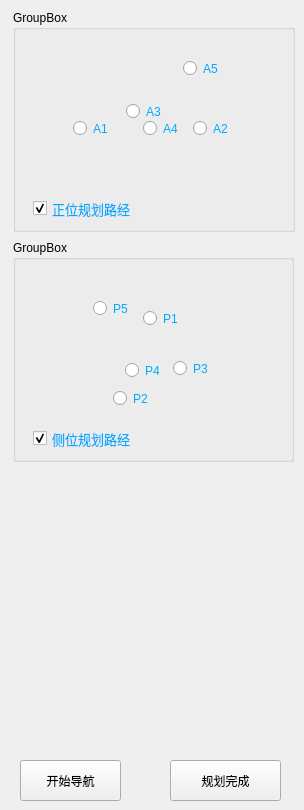
   <widget class="QWidget" name="tab_Femur">
    <attribute name="title">
     <string>股骨</string>
    </attribute>
    <widget class="QGroupBox" name="groupBox_Lab_Femur">
     <property name="geometry">
      <rect>
       <x>13</x>
       <y>240</y>
       <width>281</width>
       <height>222</height>
      </rect>
     </property>
     <property name="title">
      <string>GroupBox</string>
     </property>
     <widget class="QRadioButton" name="radioButton_P1">
      <property name="geometry">
       <rect>
        <x>130</x>
        <y>70</y>
        <width>51</width>
        <height>17</height>
       </rect>
      </property>
      <property name="palette">
       <palette>
        <active>
         <colorrole role="WindowText">
          <brush brushstyle="SolidPattern">
           <color alpha="255">
            <red>0</red>
            <green>170</green>
            <blue>255</blue>
           </color>
          </brush>
         </colorrole>
        </active>
        <inactive>
         <colorrole role="WindowText">
          <brush brushstyle="SolidPattern">
           <color alpha="255">
            <red>0</red>
            <green>170</green>
            <blue>255</blue>
           </color>
          </brush>
         </colorrole>
        </inactive>
        <disabled>
         <colorrole role="WindowText">
          <brush brushstyle="SolidPattern">
           <color alpha="255">
            <red>120</red>
            <green>120</green>
            <blue>120</blue>
           </color>
          </brush>
         </colorrole>
        </disabled>
       </palette>
      </property>
      <property name="styleSheet">
       <string notr="true">font: 14pt &quot;Adobe Arabic&quot;;</string>
      </property>
      <property name="text">
       <string>P1</string>
      </property>
     </widget>
     <widget class="QRadioButton" name="radioButton_P4">
      <property name="geometry">
       <rect>
        <x>112</x>
        <y>122</y>
        <width>41</width>
        <height>17</height>
       </rect>
      </property>
      <property name="palette">
       <palette>
        <active>
         <colorrole role="WindowText">
          <brush brushstyle="SolidPattern">
           <color alpha="255">
            <red>0</red>
            <green>170</green>
            <blue>255</blue>
           </color>
          </brush>
         </colorrole>
        </active>
        <inactive>
         <colorrole role="WindowText">
          <brush brushstyle="SolidPattern">
           <color alpha="255">
            <red>0</red>
            <green>170</green>
            <blue>255</blue>
           </color>
          </brush>
         </colorrole>
        </inactive>
        <disabled>
         <colorrole role="WindowText">
          <brush brushstyle="SolidPattern">
           <color alpha="255">
            <red>120</red>
            <green>120</green>
            <blue>120</blue>
           </color>
          </brush>
         </colorrole>
        </disabled>
       </palette>
      </property>
      <property name="styleSheet">
       <string notr="true">font: 14pt &quot;Adobe Arabic&quot;;</string>
      </property>
      <property name="text">
       <string>P4</string>
      </property>
     </widget>
     <widget class="QCheckBox" name="checkBox_Lat_Femur">
      <property name="geometry">
       <rect>
        <x>20</x>
        <y>190</y>
        <width>111</width>
        <height>17</height>
       </rect>
      </property>
      <property name="palette">
       <palette>
        <active>
         <colorrole role="WindowText">
          <brush brushstyle="SolidPattern">
           <color alpha="255">
            <red>0</red>
            <green>170</green>
            <blue>255</blue>
           </color>
          </brush>
         </colorrole>
        </active>
        <inactive>
         <colorrole role="WindowText">
          <brush brushstyle="SolidPattern">
           <color alpha="255">
            <red>0</red>
            <green>170</green>
            <blue>255</blue>
           </color>
          </brush>
         </colorrole>
        </inactive>
        <disabled>
         <colorrole role="WindowText">
          <brush brushstyle="SolidPattern">
           <color alpha="255">
            <red>120</red>
            <green>120</green>
            <blue>120</blue>
           </color>
          </brush>
         </colorrole>
        </disabled>
       </palette>
      </property>
      <property name="font">
       <font>
        <family>新宋体</family>
        <pointsize>10</pointsize>
       </font>
      </property>
      <property name="text">
       <string>侧位规划路经</string>
      </property>
      <property name="checked">
       <bool>true</bool>
      </property>
     </widget>
     <widget class="QRadioButton" name="radioButton_P2">
      <property name="geometry">
       <rect>
        <x>100</x>
        <y>150</y>
        <width>41</width>
        <height>17</height>
       </rect>
      </property>
      <property name="palette">
       <palette>
        <active>
         <colorrole role="WindowText">
          <brush brushstyle="SolidPattern">
           <color alpha="255">
            <red>0</red>
            <green>170</green>
            <blue>255</blue>
           </color>
          </brush>
         </colorrole>
        </active>
        <inactive>
         <colorrole role="WindowText">
          <brush brushstyle="SolidPattern">
           <color alpha="255">
            <red>0</red>
            <green>170</green>
            <blue>255</blue>
           </color>
          </brush>
         </colorrole>
        </inactive>
        <disabled>
         <colorrole role="WindowText">
          <brush brushstyle="SolidPattern">
           <color alpha="255">
            <red>120</red>
            <green>120</green>
            <blue>120</blue>
           </color>
          </brush>
         </colorrole>
        </disabled>
       </palette>
      </property>
      <property name="styleSheet">
       <string notr="true">font: 14pt &quot;Adobe Arabic&quot;;</string>
      </property>
      <property name="text">
       <string>P2</string>
      </property>
     </widget>
     <widget class="QRadioButton" name="radioButton_P5">
      <property name="geometry">
       <rect>
        <x>80</x>
        <y>60</y>
        <width>41</width>
        <height>17</height>
       </rect>
      </property>
      <property name="palette">
       <palette>
        <active>
         <colorrole role="WindowText">
          <brush brushstyle="SolidPattern">
           <color alpha="255">
            <red>0</red>
            <green>170</green>
            <blue>255</blue>
           </color>
          </brush>
         </colorrole>
        </active>
        <inactive>
         <colorrole role="WindowText">
          <brush brushstyle="SolidPattern">
           <color alpha="255">
            <red>0</red>
            <green>170</green>
            <blue>255</blue>
           </color>
          </brush>
         </colorrole>
        </inactive>
        <disabled>
         <colorrole role="WindowText">
          <brush brushstyle="SolidPattern">
           <color alpha="255">
            <red>120</red>
            <green>120</green>
            <blue>120</blue>
           </color>
          </brush>
         </colorrole>
        </disabled>
       </palette>
      </property>
      <property name="styleSheet">
       <string notr="true">font: 14pt &quot;Adobe Arabic&quot;;</string>
      </property>
      <property name="text">
       <string>P5</string>
      </property>
     </widget>
     <widget class="QLabel" name="label_Lat_Picture_2">
      <property name="geometry">
       <rect>
        <x>0</x>
        <y>0</y>
        <width>282</width>
        <height>222</height>
       </rect>
      </property>
      <property name="styleSheet">
       <string notr="true">border-image: url(:/images/ceweiB.png);</string>
      </property>
      <property name="text">
       <string/>
      </property>
     </widget>
     <widget class="QRadioButton" name="radioButton_P3">
      <property name="geometry">
       <rect>
        <x>160</x>
        <y>120</y>
        <width>41</width>
        <height>17</height>
       </rect>
      </property>
      <property name="palette">
       <palette>
        <active>
         <colorrole role="WindowText">
          <brush brushstyle="SolidPattern">
           <color alpha="255">
            <red>0</red>
            <green>170</green>
            <blue>255</blue>
           </color>
          </brush>
         </colorrole>
        </active>
        <inactive>
         <colorrole role="WindowText">
          <brush brushstyle="SolidPattern">
           <color alpha="255">
            <red>0</red>
            <green>170</green>
            <blue>255</blue>
           </color>
          </brush>
         </colorrole>
        </inactive>
        <disabled>
         <colorrole role="WindowText">
          <brush brushstyle="SolidPattern">
           <color alpha="255">
            <red>120</red>
            <green>120</green>
            <blue>120</blue>
           </color>
          </brush>
         </colorrole>
        </disabled>
       </palette>
      </property>
      <property name="styleSheet">
       <string notr="true">font: 14pt &quot;Adobe Arabic&quot;;</string>
      </property>
      <property name="text">
       <string>P3</string>
      </property>
     </widget>
     <zorder>label_Lat_Picture_2</zorder>
     <zorder>radioButton_P1</zorder>
     <zorder>radioButton_P4</zorder>
     <zorder>checkBox_Lat_Femur</zorder>
     <zorder>radioButton_P2</zorder>
     <zorder>radioButton_P5</zorder>
     <zorder>radioButton_P3</zorder>
    </widget>
    <widget class="QGroupBox" name="groupBox_AP_Femur">
     <property name="geometry">
      <rect>
       <x>13</x>
       <y>10</y>
       <width>282</width>
       <height>222</height>
      </rect>
     </property>
     <property name="title">
      <string>GroupBox</string>
     </property>
     <widget class="QLabel" name="label_AP_picture_2">
      <property name="geometry">
       <rect>
        <x>0</x>
        <y>0</y>
        <width>291</width>
        <height>222</height>
       </rect>
      </property>
      <property name="styleSheet">
       <string notr="true">border-image: url(:/images/zhengweiA.png);</string>
      </property>
      <property name="text">
       <string/>
      </property>
     </widget>
     <widget class="QRadioButton" name="radioButton_A1">
      <property name="geometry">
       <rect>
        <x>60</x>
        <y>110</y>
        <width>41</width>
        <height>17</height>
       </rect>
      </property>
      <property name="palette">
       <palette>
        <active>
         <colorrole role="WindowText">
          <brush brushstyle="SolidPattern">
           <color alpha="255">
            <red>0</red>
            <green>170</green>
            <blue>255</blue>
           </color>
          </brush>
         </colorrole>
        </active>
        <inactive>
         <colorrole role="WindowText">
          <brush brushstyle="SolidPattern">
           <color alpha="255">
            <red>0</red>
            <green>170</green>
            <blue>255</blue>
           </color>
          </brush>
         </colorrole>
        </inactive>
        <disabled>
         <colorrole role="WindowText">
          <brush brushstyle="SolidPattern">
           <color alpha="255">
            <red>120</red>
            <green>120</green>
            <blue>120</blue>
           </color>
          </brush>
         </colorrole>
        </disabled>
       </palette>
      </property>
      <property name="styleSheet">
       <string notr="true">font: 14pt &quot;Adobe Arabic&quot;;</string>
      </property>
      <property name="text">
       <string>A1</string>
      </property>
     </widget>
     <widget class="QRadioButton" name="radioButton_A2">
      <property name="geometry">
       <rect>
        <x>180</x>
        <y>110</y>
        <width>51</width>
        <height>17</height>
       </rect>
      </property>
      <property name="palette">
       <palette>
        <active>
         <colorrole role="WindowText">
          <brush brushstyle="SolidPattern">
           <color alpha="255">
            <red>0</red>
            <green>170</green>
            <blue>255</blue>
           </color>
          </brush>
         </colorrole>
        </active>
        <inactive>
         <colorrole role="WindowText">
          <brush brushstyle="SolidPattern">
           <color alpha="255">
            <red>0</red>
            <green>170</green>
            <blue>255</blue>
           </color>
          </brush>
         </colorrole>
        </inactive>
        <disabled>
         <colorrole role="WindowText">
          <brush brushstyle="SolidPattern">
           <color alpha="255">
            <red>120</red>
            <green>120</green>
            <blue>120</blue>
           </color>
          </brush>
         </colorrole>
        </disabled>
       </palette>
      </property>
      <property name="styleSheet">
       <string notr="true">font: 14pt &quot;Adobe Arabic&quot;;</string>
      </property>
      <property name="text">
       <string>A2</string>
      </property>
     </widget>
     <widget class="QRadioButton" name="radioButton_A3">
      <property name="geometry">
       <rect>
        <x>113</x>
        <y>93</y>
        <width>41</width>
        <height>17</height>
       </rect>
      </property>
      <property name="palette">
       <palette>
        <active>
         <colorrole role="WindowText">
          <brush brushstyle="SolidPattern">
           <color alpha="255">
            <red>0</red>
            <green>170</green>
            <blue>255</blue>
           </color>
          </brush>
         </colorrole>
        </active>
        <inactive>
         <colorrole role="WindowText">
          <brush brushstyle="SolidPattern">
           <color alpha="255">
            <red>0</red>
            <green>170</green>
            <blue>255</blue>
           </color>
          </brush>
         </colorrole>
        </inactive>
        <disabled>
         <colorrole role="WindowText">
          <brush brushstyle="SolidPattern">
           <color alpha="255">
            <red>120</red>
            <green>120</green>
            <blue>120</blue>
           </color>
          </brush>
         </colorrole>
        </disabled>
       </palette>
      </property>
      <property name="styleSheet">
       <string notr="true">font: 14pt &quot;Adobe Arabic&quot;;</string>
      </property>
      <property name="text">
       <string>A3</string>
      </property>
     </widget>
     <widget class="QRadioButton" name="radioButton_A4">
      <property name="geometry">
       <rect>
        <x>130</x>
        <y>110</y>
        <width>51</width>
        <height>17</height>
       </rect>
      </property>
      <property name="palette">
       <palette>
        <active>
         <colorrole role="WindowText">
          <brush brushstyle="SolidPattern">
           <color alpha="255">
            <red>0</red>
            <green>170</green>
            <blue>255</blue>
           </color>
          </brush>
         </colorrole>
        </active>
        <inactive>
         <colorrole role="WindowText">
          <brush brushstyle="SolidPattern">
           <color alpha="255">
            <red>0</red>
            <green>170</green>
            <blue>255</blue>
           </color>
          </brush>
         </colorrole>
        </inactive>
        <disabled>
         <colorrole role="WindowText">
          <brush brushstyle="SolidPattern">
           <color alpha="255">
            <red>120</red>
            <green>120</green>
            <blue>120</blue>
           </color>
          </brush>
         </colorrole>
        </disabled>
       </palette>
      </property>
      <property name="styleSheet">
       <string notr="true">font: 14pt &quot;Adobe Arabic&quot;;</string>
      </property>
      <property name="text">
       <string>A4</string>
      </property>
     </widget>
     <widget class="QRadioButton" name="radioButton_A5">
      <property name="geometry">
       <rect>
        <x>170</x>
        <y>50</y>
        <width>51</width>
        <height>17</height>
       </rect>
      </property>
      <property name="palette">
       <palette>
        <active>
         <colorrole role="WindowText">
          <brush brushstyle="SolidPattern">
           <color alpha="255">
            <red>0</red>
            <green>170</green>
            <blue>255</blue>
           </color>
          </brush>
         </colorrole>
        </active>
        <inactive>
         <colorrole role="WindowText">
          <brush brushstyle="SolidPattern">
           <color alpha="255">
            <red>0</red>
            <green>170</green>
            <blue>255</blue>
           </color>
          </brush>
         </colorrole>
        </inactive>
        <disabled>
         <colorrole role="WindowText">
          <brush brushstyle="SolidPattern">
           <color alpha="255">
            <red>120</red>
            <green>120</green>
            <blue>120</blue>
           </color>
          </brush>
         </colorrole>
        </disabled>
       </palette>
      </property>
      <property name="styleSheet">
       <string notr="true">font: 14pt &quot;Adobe Arabic&quot;;</string>
      </property>
      <property name="text">
       <string>A5</string>
      </property>
     </widget>
     <widget class="QCheckBox" name="checkBox_AP_Femur">
      <property name="geometry">
       <rect>
        <x>20</x>
        <y>190</y>
        <width>111</width>
        <height>17</height>
       </rect>
      </property>
      <property name="palette">
       <palette>
        <active>
         <colorrole role="WindowText">
          <brush brushstyle="SolidPattern">
           <color alpha="255">
            <red>0</red>
            <green>170</green>
            <blue>255</blue>
           </color>
          </brush>
         </colorrole>
        </active>
        <inactive>
         <colorrole role="WindowText">
          <brush brushstyle="SolidPattern">
           <color alpha="255">
            <red>0</red>
            <green>170</green>
            <blue>255</blue>
           </color>
          </brush>
         </colorrole>
        </inactive>
        <disabled>
         <colorrole role="WindowText">
          <brush brushstyle="SolidPattern">
           <color alpha="255">
            <red>120</red>
            <green>120</green>
            <blue>120</blue>
           </color>
          </brush>
         </colorrole>
        </disabled>
       </palette>
      </property>
      <property name="font">
       <font>
        <family>新宋体</family>
        <pointsize>10</pointsize>
       </font>
      </property>
      <property name="text">
       <string>正位规划路经</string>
      </property>
      <property name="checked">
       <bool>true</bool>
      </property>
     </widget>
    </widget>
    <widget class="QPushButton" name="pushButton_Femur_finished">
     <property name="geometry">
      <rect>
       <x>170</x>
       <y>760</y>
       <width>111</width>
       <height>41</height>
      </rect>
     </property>
     <property name="styleSheet">
      <string notr="true"/>
     </property>
     <property name="text">
      <string>规划完成</string>
     </property>
    </widget>
    <widget class="QPushButton" name="pushButton_guide_Femur">
     <property name="geometry">
      <rect>
       <x>20</x>
       <y>760</y>
       <width>101</width>
       <height>41</height>
      </rect>
     </property>
     <property name="styleSheet">
      <string notr="true"/>
     </property>
     <property name="text">
      <string>开始导航</string>
     </property>
    </widget>
    <widget class="QLabel" name="labelResult_Femur">
     <property name="geometry">
      <rect>
       <x>30</x>
       <y>500</y>
       <width>250</width>
       <height>221</height>
      </rect>
     </property>
     <property name="styleSheet">
      <string notr="true">border-image: url(:/images/bkg41.png);
color: rgb(255, 255, 255);</string>
     </property>
     <property name="text">
      <string/>
     </property>
     <property name="alignment">
      <set>Qt::AlignLeading|Qt::AlignLeft|Qt::AlignTop</set>
     </property>
     <property name="wordWrap">
      <bool>true</bool>
     </property>
    </widget>
   </widget>
